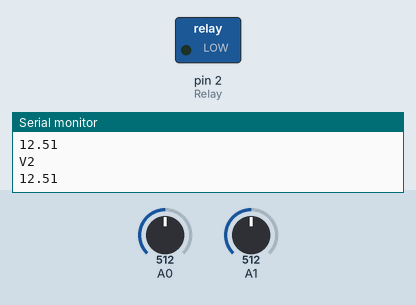
Recording of a sketch running on a simulated Arduino Uno, built with avr-gcc and run on an emulated ATmega328P. On the bench: switched loads named in the sketch (green lamp = pin HIGH), the last lines printed to the serial monitor. The test bench sets the inputs (shaded band); at power-on: A0 = 512, A1 = 512.

Above: at 1.8 s.
1.9 s: A0 set to 529
At 2.6 s:
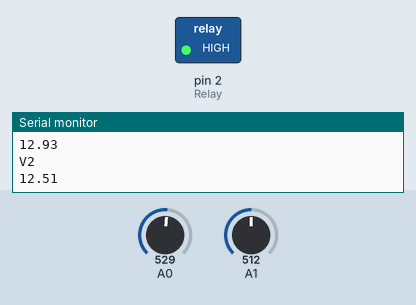
3.5 s: A0 set to 511
At 5.2 s:
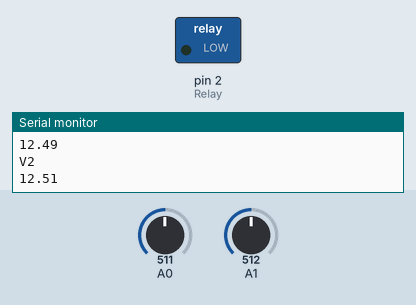
5.5 s: A0 set to 716
At 7.0 s:
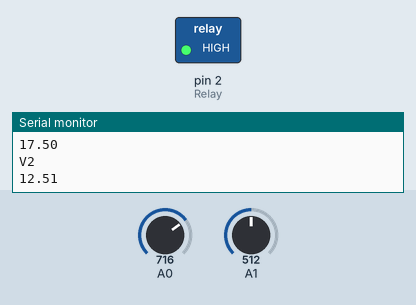
Timing chart, 0 to 8.5 s (numbered marks = the images above; inputs shaded):
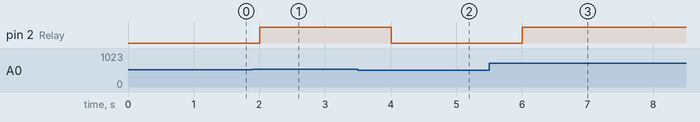

The sketch:

SolarController.ino
```cpp
#include <Wire.h>
int val10;
int val20;
int val11;
int val21;
int Relay = 2;

void setup()
{
  pinMode(Relay,OUTPUT);
  Serial.begin(9600);
  Serial.println("Voltage: ");
}
void loop()
{
      float temp0;
      float temp1;
      val10=analogRead(0);
      val11=analogRead(1);
      temp0=val10/4.092/10;
      temp1=val11/4.092/10;
      Serial.println("V1");
      Serial.println(temp0);
      Serial.println("V2");
      Serial.println(temp1);
      if (temp0 > temp1) {
        digitalWrite(Relay,HIGH);
      } else {
        digitalWrite(Relay,LOW);
      }
      delay(1000);
}
```

Measured:
- the behaviour switches between 512 and 513 on A0 (found by bisection; images 0 and 1)
- after the input at 1.9 s, pin 2 (Relay): LOW → HIGH after 0.10 s
- after the input at 3.5 s, pin 2 (Relay): HIGH → LOW after 0.51 s
- after the input at 5.5 s, pin 2 (Relay): LOW → HIGH after 0.51 s
